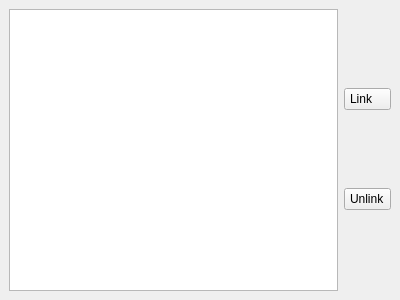
<?xml version="1.0" encoding="UTF-8"?>
<ui version="4.0">
 <class>Window</class>
 <widget class="QMainWindow" name="Window">
  <property name="geometry">
   <rect>
    <x>0</x>
    <y>0</y>
    <width>400</width>
    <height>300</height>
   </rect>
  </property>
  <property name="windowTitle">
   <string>Thread Linker</string>
  </property>
   <property name="styleSheet">
     <string notr="true">
       QObject
       {
       font: 10pt &quot;MS Shell Dlg 2&quot;;
       }
       #textOutput
       {
       font: 13pt &quot;MS Shell Dlg 2&quot;;
       }
       QPushButton, QComboBox
       {
       padding-top: 3px;
       padding-bottom: 3px;
       padding-right: 5px;
       padding-left: 5px;
       text-align: left;
       }
     </string>
   </property>
  <widget class="QWidget" name="centralWidget">
   <layout class="QHBoxLayout">
    <item>
     <widget class="QListWidget" name="threadLinkList">
     </widget>
    </item>
    <item>
     <layout class="QVBoxLayout">
      <item>
       <spacer>
        <property name="orientation">
         <enum>Qt::Vertical</enum>
        </property>
       </spacer>
      </item>
      <item>
       <widget class="QPushButton" name="linkButton">
        <property name="text">
         <string>Link</string>
        </property>
       </widget>
      </item>
      <item>
       <widget class="QPushButton" name="unlinkButton">
        <property name="text">
         <string>Unlink</string>
        </property>
       </widget>
      </item>
      <item>
       <spacer>
        <property name="orientation">
         <enum>Qt::Vertical</enum>
        </property>
       </spacer>
      </item>
     </layout>
    </item>
   </layout>
  </widget>
 </widget>
 <resources/>
 <connections/>
</ui>
